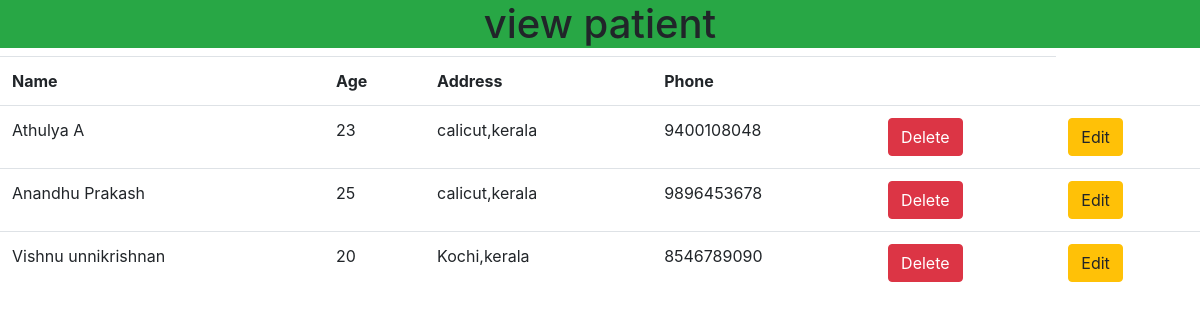
Screenshot of /doc/viewpatient (signed in) with the database file from the repository.
### doctor/models.py (models this page shows)
class Patient(models.Model):
    name=models.CharField(max_length=100)
    age=models.IntegerField()
    address=models.CharField(max_length=500)
    phone=models.IntegerField()

### doctor/views.py (the view)
# urls.py: path('viewpatient',Viewpatient.as_view(),name="viewpat"),
@method_decorator(signin_required,name="dispatch")
class Viewpatient(View):
     def get(self,request,*args,**kwargs):
        res=Patient.objects.all()
        return render(request,"viewpatient.html",{"data":res})

### doctor/views.py (called while the page is built)
def signin_required(fn):
    def inner(request,*args,**kwargs):
        if request.user.is_authenticated:
            return fn(request,*args,**kwargs)
        else:
            messages.error(request,"login required")
            return redirect("login")
    return inner

### doctor/templates/viewpatient.html (shortened to what this page needs)
<!doctype html>
<html lang="en">
  <head>
    <link rel="stylesheet" href="https://stackpath.bootstrapcdn.com/bootstrap/4.3.1/css/bootstrap.min.css">
  </head>
  <body>
    <div align="center">
    <h1 class="bg-success">view patient</h1>
    <table class="table">
        <tr>
            <th>Name</th>
            <th>Age</th>
            <th>Address</th>
            <th>Phone</th>
            <th></th>
        </tr>
        {%for i in data%}
        <tr>
            <td>{{i.name}}</td>
            <td>{{i.age}}</td>
            <td>{{i.address}}</td>
            <td>{{i.phone}}</td>
            <td>
                <a href="{% url 'delpat' i.id %}" class="btn btn-danger">Delete</a>
            </td>
            <td>
              <a href="{% url 'editp' i.id %}" class="btn btn-warning">Edit</a>
          </td>
        </tr>
        {%endfor%}
    </table>
</div>
  </body>
</html>

### rows the page displays
Patient: name "Athulya A", age "23", address "calicut,kerala", phone "9400108048"
Patient: name "Anandhu Prakash", age "25", address "calicut,kerala", phone "9896453678"
Patient: name "Vishnu unnikrishnan", age "20", address "Kochi,kerala", phone "8546789090"
